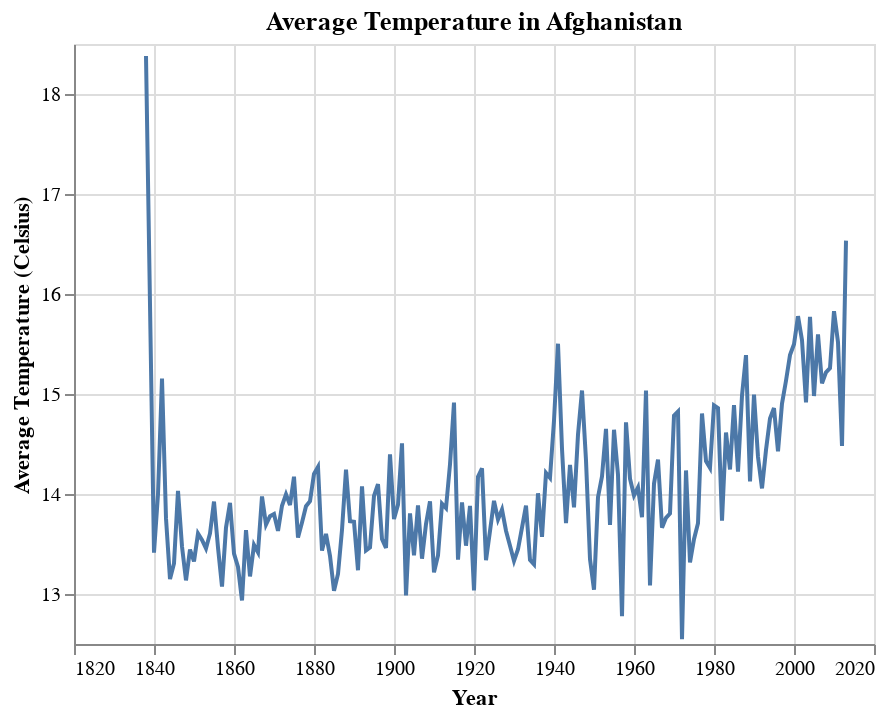

Notebook code for this chart:
### Code cell
country_q1 = "Afghanistan"
df_country = df_country.sort_values(by=["dt"], ascending=True)
df_country = df_country.replace(to_replace="", value=np.nan, regex=True)
df_country = df_country.dropna()
df_country["year"] = df_country["dt"].str[:4].astype(int)
df_country["averagetemperature"] = df_country["averagetemperature"].astype(float)
df_country["temperature"] = df_country.groupby("year")["averagetemperature"].transform(
    "mean"
)

alt.Chart(df_country).mark_line().encode(
    x=alt.X("year", title="Year", axis=alt.Axis(format="d")),
    y=alt.Y("temperature", title="Average Temperature (Celsius)", scale=alt.Scale(zero=False)),
).properties(title="Average Temperature in " + country_q1)

### Figure 1 — Vega-Lite specification as saved in the notebook (floating-point values rounded to 4 significant figures; data arrays with more than 128 entries replaced by an {"elided": "..."} marker saying what was removed)
{"config": {"view": {"continuousWidth": 400, "continuousHeight": 300}}, "data": {"name": "data-a981c169d729adbd860a4b3aa8fe96fd"}, "mark": "line", "encoding": {"x": {"axis": {"format": "d"}, "field": "year", "title": "Year", "type": "quantitative"}, "y": {"field": "temperature", "scale": {"zero": false}, "title": "Average Temperature (Celsius)", "type": "quantitative"}}, "title": "Average Temperature in Afghanistan", "$schema": "https://vega.github.io/schema/vega-lite/v4.17.0.json", "datasets": {"data-a981c169d729adbd860a4b3aa8fe96fd": {"elided": "2085 records"}}}
